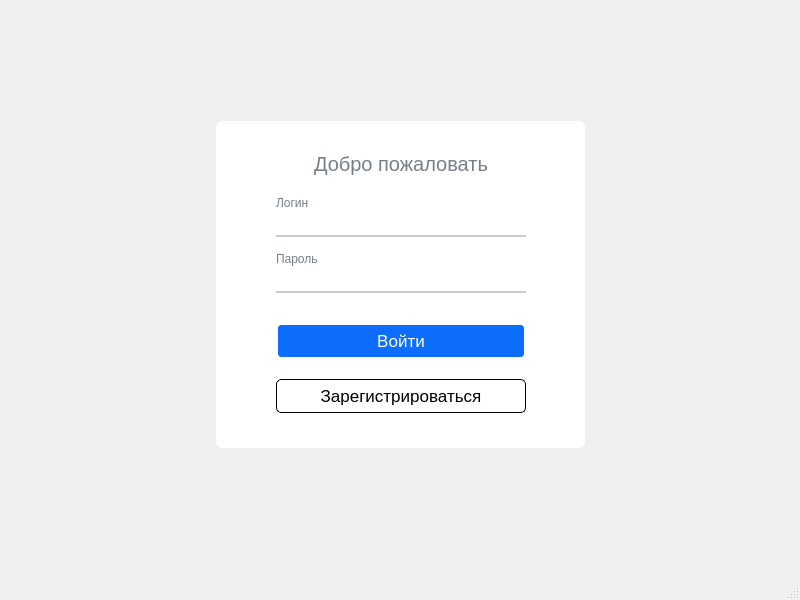
<?xml version="1.0" encoding="UTF-8"?>
<ui version="4.0">
 <class>MainWindow</class>
 <widget class="QMainWindow" name="MainWindow">
  <property name="geometry">
   <rect>
    <x>0</x>
    <y>0</y>
    <width>800</width>
    <height>600</height>
   </rect>
  </property>
  <property name="windowTitle">
   <string>MainWindow</string>
  </property>
  <property name="styleSheet">
   <string notr="true">#widget{
	background-color: #fff;
	border-radius: 6px;
}

QLabel{
	color: #767e89;
}

QLabel#label{
	color: #000;
}

QLineEdit{
	border: none;
	border-bottom: 2px solid #cccccc;
}

QLineEdit:focus{
	border-bottom: 2px solid #28a2a2;
}

QPushButton#pushButton{
	background-color: #0d6efd;
	border: 2px solid #fff;
color: #fff;
border-radius: 5px;
padding: 6px;
margin-top: 10px;
}

QPushButton#pushButton_2{
	background-color: white;
	border: 0.5px solid black;
border-radius: 5px;
padding: 6px;
}

QPushButton:hover,
QPushButton:clicked{
background-color: #0b5ed7;
border: 2px solid #9ac3fe;
}</string>
  </property>
  <widget class="QWidget" name="centralwidget">
   <layout class="QGridLayout" name="gridLayout_2">
    <item row="1" column="0">
     <spacer name="horizontalSpacer_3">
      <property name="orientation">
       <enum>Qt::Orientation::Horizontal</enum>
      </property>
      <property name="sizeHint" stdset="0">
       <size>
        <width>196</width>
        <height>20</height>
       </size>
      </property>
     </spacer>
    </item>
    <item row="1" column="1" colspan="2">
     <widget class="QWidget" name="widget" native="true">
      <layout class="QGridLayout" name="gridLayout">
       <property name="verticalSpacing">
        <number>6</number>
       </property>
       <item row="0" column="1">
        <spacer name="verticalSpacer">
         <property name="orientation">
          <enum>Qt::Orientation::Vertical</enum>
         </property>
         <property name="sizeHint" stdset="0">
          <size>
           <width>20</width>
           <height>22</height>
          </size>
         </property>
        </spacer>
       </item>
       <item row="1" column="0">
        <spacer name="horizontalSpacer">
         <property name="orientation">
          <enum>Qt::Orientation::Horizontal</enum>
         </property>
         <property name="sizeHint" stdset="0">
          <size>
           <width>40</width>
           <height>20</height>
          </size>
         </property>
        </spacer>
       </item>
       <item row="2" column="1">
        <spacer name="verticalSpacer_2">
         <property name="orientation">
          <enum>Qt::Orientation::Vertical</enum>
         </property>
         <property name="sizeHint" stdset="0">
          <size>
           <width>20</width>
           <height>26</height>
          </size>
         </property>
        </spacer>
       </item>
       <item row="1" column="1">
        <layout class="QVBoxLayout" name="verticalLayout_4">
         <property name="spacing">
          <number>20</number>
         </property>
         <item>
          <widget class="QLabel" name="label_3">
           <property name="font">
            <font>
             <pointsize>15</pointsize>
            </font>
           </property>
           <property name="text">
            <string>Добро пожаловать</string>
           </property>
           <property name="alignment">
            <set>Qt::AlignmentFlag::AlignCenter</set>
           </property>
          </widget>
         </item>
         <item>
          <layout class="QVBoxLayout" name="verticalLayout_3">
           <property name="spacing">
            <number>15</number>
           </property>
           <item>
            <layout class="QVBoxLayout" name="verticalLayout">
             <property name="spacing">
              <number>3</number>
             </property>
             <item>
              <widget class="QLabel" name="label">
               <property name="styleSheet">
                <string notr="true">color: #767e89;</string>
               </property>
               <property name="text">
                <string>Логин</string>
               </property>
              </widget>
             </item>
             <item>
              <widget class="QLineEdit" name="lineEdit">
               <property name="minimumSize">
                <size>
                 <width>250</width>
                 <height>0</height>
                </size>
               </property>
               <property name="font">
                <font>
                 <pointsize>13</pointsize>
                </font>
               </property>
              </widget>
             </item>
            </layout>
           </item>
           <item>
            <layout class="QVBoxLayout" name="verticalLayout_2">
             <property name="spacing">
              <number>3</number>
             </property>
             <item>
              <widget class="QLabel" name="label_2">
               <property name="text">
                <string>Пароль</string>
               </property>
              </widget>
             </item>
             <item>
              <widget class="QLineEdit" name="lineEdit_2">
               <property name="font">
                <font>
                 <pointsize>13</pointsize>
                </font>
               </property>
              </widget>
             </item>
            </layout>
           </item>
          </layout>
         </item>
         <item>
          <widget class="QPushButton" name="pushButton">
           <property name="font">
            <font>
             <pointsize>13</pointsize>
            </font>
           </property>
           <property name="text">
            <string>Войти</string>
           </property>
          </widget>
         </item>
         <item>
          <widget class="QPushButton" name="pushButton_2">
           <property name="font">
            <font>
             <pointsize>13</pointsize>
            </font>
           </property>
           <property name="styleSheet">
            <string notr="true">backround-color: rgb(255, 255, 255);</string>
           </property>
           <property name="text">
            <string>Зарегистрироваться</string>
           </property>
          </widget>
         </item>
        </layout>
       </item>
       <item row="1" column="2">
        <spacer name="horizontalSpacer_2">
         <property name="orientation">
          <enum>Qt::Orientation::Horizontal</enum>
         </property>
         <property name="sizeHint" stdset="0">
          <size>
           <width>40</width>
           <height>20</height>
          </size>
         </property>
        </spacer>
       </item>
      </layout>
     </widget>
    </item>
    <item row="1" column="3">
     <spacer name="horizontalSpacer_4">
      <property name="orientation">
       <enum>Qt::Orientation::Horizontal</enum>
      </property>
      <property name="sizeHint" stdset="0">
       <size>
        <width>196</width>
        <height>20</height>
       </size>
      </property>
     </spacer>
    </item>
    <item row="0" column="1" colspan="2">
     <spacer name="verticalSpacer_4">
      <property name="orientation">
       <enum>Qt::Orientation::Vertical</enum>
      </property>
      <property name="sizeHint" stdset="0">
       <size>
        <width>369</width>
        <height>93</height>
       </size>
      </property>
     </spacer>
    </item>
    <item row="2" column="1" colspan="2">
     <spacer name="verticalSpacer_3">
      <property name="orientation">
       <enum>Qt::Orientation::Vertical</enum>
      </property>
      <property name="sizeHint" stdset="0">
       <size>
        <width>20</width>
        <height>121</height>
       </size>
      </property>
     </spacer>
    </item>
   </layout>
  </widget>
  <widget class="QMenuBar" name="menubar">
   <property name="geometry">
    <rect>
     <x>0</x>
     <y>0</y>
     <width>800</width>
     <height>22</height>
    </rect>
   </property>
  </widget>
  <widget class="QStatusBar" name="statusbar"/>
 </widget>
 <resources/>
 <connections/>
</ui>
